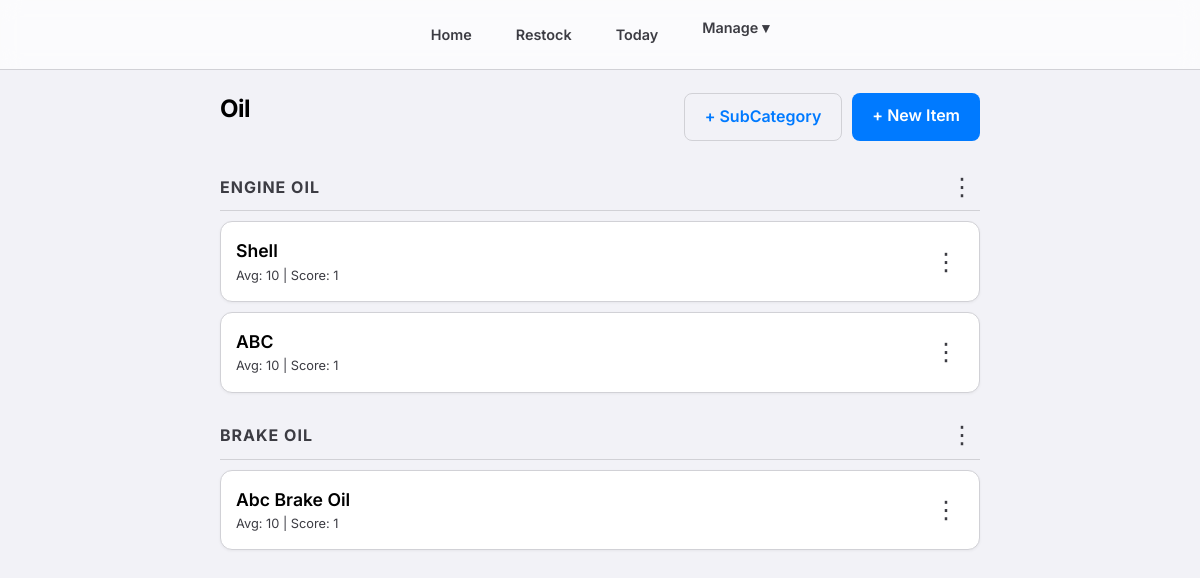
The app's page /manage/category/1/ (signed in) with its own data.
### consumables/models.py (models this page shows, shortened)
class Category(models.Model):
    name = models.CharField(max_length=100)
    class Meta:
        verbose_name_plural = "Categories"

class SubCategory(models.Model):
    name = models.CharField(max_length=100)
    category = models.ForeignKey(Category, related_name='subcategories', on_delete=models.CASCADE)
    class Meta:
        verbose_name_plural = "Sub Categories"

class Item(models.Model):
    category = models.ForeignKey(Category, related_name='items', on_delete=models.CASCADE)
    subcategory = models.ForeignKey(SubCategory, related_name='items', on_delete=models.SET_NULL, null=True, blank=True)
    name = models.CharField(max_length=200)
    average_stock = models.IntegerField(default=0, help_text="Ideal stock level for calculation")
    current_stock = models.IntegerField(default=0)
    usage_count = models.IntegerField(default=0, help_text="Cached popularity score (frequency of use)")
    score = models.IntegerField(default=1, help_text="Credits earned per unit taken")
    class Meta:
        constraints = [
            models.UniqueConstraint(
                fields=['category', 'name'],
                condition=models.Q(subcategory__isnull=True),
                name='unique_direct_item_idx'
            ),
            models.UniqueConstraint(
                fields=['subcategory', 'name'],
                name='unique_subcategory_item_idx'
            )
        ]
        ordering = ['-usage_count', 'name']

### consumables/views.py (the view)
# urls.py: path('manage/category/<int:category_id>/', views.category_detail, name='category_detail'),
@login_required
def category_detail(request, category_id):
    category = get_object_or_404(Category.objects.prefetch_related('items', 'subcategories', 'subcategories__items'), pk=category_id)
    return render(request, 'consumables/category_detail.html', {'category': category})

### consumables/templates/consumables/category_detail.html (shortened to what this page needs)
{% extends 'consumables/base.html' %}
{% block content %}
<div
    style="display: flex; justify-content: space-between; align-items: center; margin-bottom: 20px; flex-wrap: wrap; gap: 10px;">
    <h2>{{ category.name }}</h2>
    <div style="display: flex; gap: 10px;">
        <a href="{% url 'add_subcategory' category.id %}" class="btn"
            style="background-color: var(--bg-secondary); border: 1px solid var(--border-color);">+ SubCategory</a>
        <a href="{% url 'add_item' category.id %}" class="btn btn-primary">+ New Item</a>
    </div>
</div>
{% for sub in category.subcategories.all %}
<div
    style="margin-top: 25px; margin-bottom: 10px; padding-bottom: 5px; border-bottom: 1px solid var(--border-color); display: flex; justify-content: space-between; align-items: center;">
    <h4
        style="font-size: 1rem; color: var(--text-secondary); text-transform: uppercase; letter-spacing: 1px; margin: 0;">
        {{ sub.name }}
    </h4>
    <details class="details-dropdown">
        <summary>&#8942;</summary>
    </details>
</div>
{% for item in sub.items.all %}
<div class="item-card">
    <div class="item-info">
        <div class="item-name">{{ item.name }}</div>
        <div class="item-stock">Avg: {{ item.average_stock }} | Score: {{ item.score }}</div>
    </div>
    <div>
        <details class="details-dropdown">
            <summary>&#8942;</summary>
        </details>
    </div>
</div>
{% empty %}
<div style="color: var(--text-secondary); font-size: 0.8rem; font-style: italic; padding: 10px;">No items in this
    subcategory yet.</div>
{% endfor %}
{% endfor %}
{% endblock %}

### consumables/static/css/style.css (style rules this page uses)
:root { --bg-color: #f2f2f7; --card-bg: #ffffff; --text-primary: #000000; --text-secondary: #3c3c43; --accent-red: #ff3b30; --accent-blue: #007aff; --accent-green: #34c759; --accent-yellow: #f59e0b; --border-color: #d1d1d6; --glass-bg: rgba(255, 255, 255, 0.7); --glass-border: rgba(0, 0, 0, 0.1); --input-bg: rgba(0, 0, 0, 0.05); }
* { box-sizing: border-box; margin: 0; padding: 0; font-family: 'Inter', -apple-system, BlinkMacSystemFont, "Segoe UI", Roboto, Helvetica, Arial, sans-serif; }
body { background-color: var(--bg-color); color: var(--text-primary); line-height: 1.6; padding-bottom: 80px; }
h1, h2, h3 { font-weight: 700; letter-spacing: -0.5px; margin-bottom: 1rem; color: var(--text-primary); }
a { color: var(--accent-blue); text-decoration: none; }
.item-card { background-color: var(--card-bg); padding: 15px; margin-bottom: 10px; border-radius: 12px; display: flex; justify-content: space-between; align-items: center; border: 1px solid var(--border-color); transition: transform 0.2s, box-shadow 0.2s; box-shadow: 0 1px 3px rgba(0, 0, 0, 0.05); }
.item-info { flex-grow: 1; }
.item-name { font-weight: 600; font-size: 1.1rem; color: var(--text-primary); }
.item-stock { font-size: 0.8rem; color: var(--text-secondary); }
.details-dropdown { position: relative; display: flex; align-items: center; justify-content: center; }
.details-dropdown summary { list-style: none; cursor: pointer; font-size: 1.5rem; color: var(--text-secondary); width: 36px; height: 36px; border-radius: 50%; display: flex; align-items: center; justify-content: center; transition: all 0.2s ease; user-select: none; outline: none; }
.details-dropdown summary::after { content: none; }
.btn { padding: 10px 20px; border-radius: 8px; border: none; font-weight: 600; cursor: pointer; transition: background 0.2s, transform 0.1s; text-align: center; display: inline-block; }
.btn-primary { background-color: var(--accent-blue); color: white; }

### records on screen
Category: name "Oil"
SubCategory: name "ENGINE OIL"
Item: name "Shell", average_stock "10", score "1"
Item: name "ABC", average_stock "10", score "1"
SubCategory: name "BRAKE OIL"
Item: name "Abc Brake Oil", average_stock "10", score "1"
